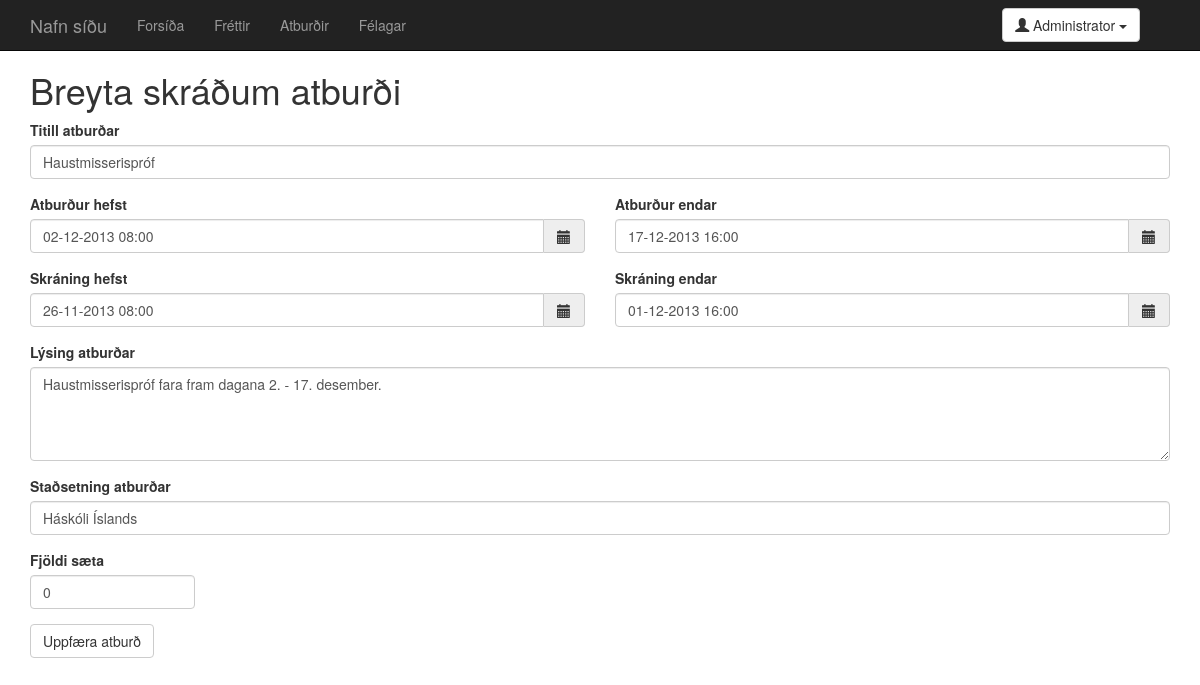
Page /event.change.php?id=1 (signed in) on the earlier database version.
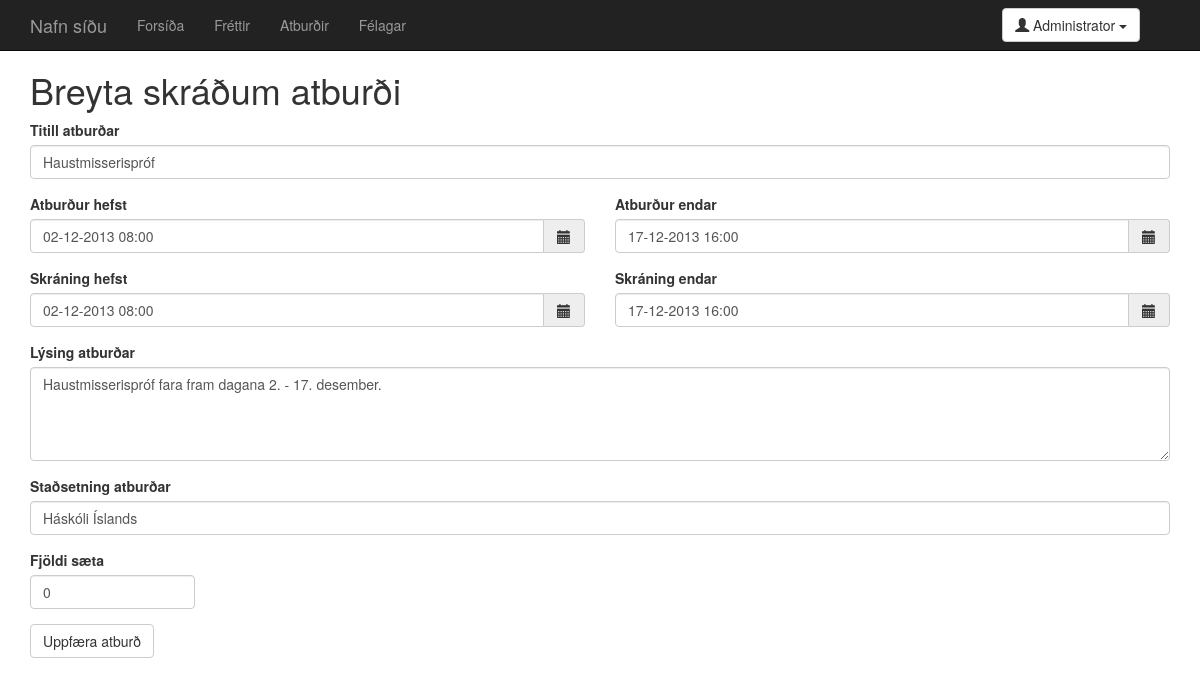
Same page on the later database version.
### tables this page shows
CREATE TABLE 'events' (
  'event_id' integer NOT NULL,
  'title' text,
  'start' integer,
  'end' integer,
  'registration_start' integer,
  'registration_end' integer,
  'description' text,
  'location' text,
  'seats' integer,
  'date_created' integer,
  'date_edited' integer,
  'creator' integer,
  'last_editor' integer,
  PRIMARY KEY ('event_id')
);

### php/utils.php (called while the page is built, shortened)
<?php
function intGET($name) {
  if (filter_has_var(INPUT_GET, $name) !== False && filter_input(INPUT_GET, $name, FILTER_VALIDATE_INT) !== False) {
    return filter_input(INPUT_GET, $name, FILTER_SANITIZE_NUMBER_INT);
  }
  return 0;
}
?>

### event.change.php (the view, shortened to what this page needs)
<?php
require_once "php/head.php";
$event_id = intGET("id");
$query = $db->prepare("SELECT title,start,end,registration_start,registration_end,description,location,seats FROM events WHERE event_id = :event_id;");
$query->execute(array('event_id' => $event_id));
$event_result = $query->fetchAll();
$row_data = $event_result[0];
$title = $row_data["title"];
$start = intval($row_data["start"]);
$start_string = date("d-m-Y H:i",$start);
$end = intval($row_data["end"]);
$end_string = date("d-m-Y H:i",$end);
$registration_start = intval($row_data["registration_start"]);
$registration_start_string = date("d-m-Y H:i",$registration_start);
$registration_end = intval($row_data["registration_end"]);
$registration_end_string = date("d-m-Y H:i",$registration_end);
$description = $row_data["description"];
$location = $row_data["location"];
$seats = intval($row_data["seats"]);
$eventTitle       = $title;
$eventStarting    = $start_string;
$eventEnding      = $end_string;
$registerStarting = $registration_start_string;
$registerEnding   = $registration_end_string;
$eventDescription = $description;
$eventLocation    = $location;
$eventSeats       = $seats;
?>
<!DOCTYPE html>
<html lang="is">
  <head>
    <link href="dist/css/bootstrap.min.css" rel="stylesheet">
    <link href="dist/css/bootstrap-datetimepicker.min.css" rel="stylesheet">
    <link href="css/main.css" rel="stylesheet">
  </head>
  <body>
<?php
require_once "parts/navbar.php";
?>
    <div class="container">
      <h1>Breyta skráðum atburði</h1>
      <form role="form" method="post" action="event.change.php?id=<?php echo $event_id; ?>">
        <div class="form-group">
          <label for="eventTitle">Titill atburðar</label>
          <input class="form-control" id="eventTitle" name="eventTitle" placeholder="Titill" value="<?php echo $eventTitle; ?>">
        </div>
        <div class="row">
          <div class="form-group col-md-6">
            <label for="eventStarting">Atburður hefst</label>
            <div class='input-group date' id='datetimepicker1'>
              <input id="eventStarting" name="eventStarting" type='text' class="form-control" data-format="dd-MM-yyyy" placeholder="dd-mm-áááá kk:mm" value="<?php echo $eventStarting; ?>" />
              <span class="input-group-addon"><span class="glyphicon glyphicon-calendar"></span>
              </span>
            </div>
          </div>
          <div class="form-group col-md-6">
            <label for="eventEnding">Atburður endar</label>
            <div class='input-group date' id='datetimepicker2'>
              <input id="eventEnding" name="eventEnding" type='text' class="form-control" data-format="dd-MM-yyyy" placeholder="dd-mm-áááá kk:mm" value="<?php echo $eventEnding; ?>" />
              <span class="input-group-addon"><span class="glyphicon glyphicon-calendar"></span>
              </span>
            </div>
          </div>
        </div>
        <div class="row">
          <div class="form-group col-md-6">
            <label for="registerStarting">Skráning hefst</label>
            <div class='input-group date' id='datetimepicker3'>
              <input id="registerStarting" name="registerStarting" type='text' class="form-control" data-format="dd-MM-yyyy" placeholder="dd-mm-áááá kk:mm" value="<?php echo $registerStarting; ?>" />
              <span class="input-group-addon"><span class="glyphicon glyphicon-calendar"></span>
              </span>
            </div>
          </div>
          <div class="form-group col-md-6">
            <label for="registerEnding">Skráning endar</label>
            <div class='input-group date' id='datetimepicker4'>
              <input id="registerEnding" name="registerEnding" type='text' class="form-control" data-format="dd-MM-yyyy" placeholder="dd-mm-áááá kk:mm" value="<?php echo $registerEnding; ?>" />
              <span class="input-group-addon"><span class="glyphicon glyphicon-calendar"></span>
              </span>
            </div>
          </div>
        </div>
        <div class="form-group">
          <label for="eventDescription">Lýsing atburðar</label>
          <textarea id="eventDescription" name="eventDescription" class="form-control" rows="4" placeholder="Lýsing ..."><?php echo $eventDescription; ?></textarea>
        </div>
        <div class="form-group">
          <label for="eventLocation">Staðsetning atburðar</label>
          <input class="form-control" id="eventLocation" name="eventLocation" placeholder="Staðsetning" value="<?php echo $eventLocation; ?>">
        </div>
        <div class="row">
          <div class="form-group col-md-2">
            <label for="eventSeats">Fjöldi sæta</label>
            <input class="form-control" id="eventSeats" name="eventSeats" placeholder="Fjöldi" value="<?php echo $eventSeats; ?>">
          </div>
        </div>
        <button type="submit" class="btn btn-default">Uppfæra atburð</button>
      </form>
    </div>
  </body>
</html>

Differences in the rows shown:
changed events "Haustmisserispróf": registerStarting "26-11-2013 08:00" → "02-12-2013 08:00"; registerEnding "01-12-2013 16:00" → "17-12-2013 16:00"
